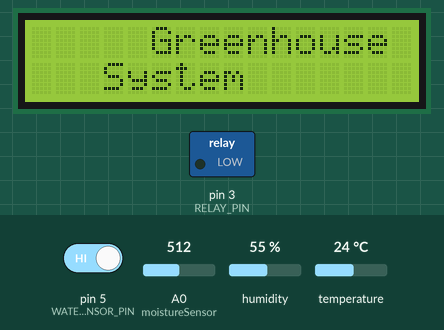
This sketch was run on a simulated Arduino Uno, built with avr-gcc and run on an emulated ATmega328P. On the bench: 16×2 character LCD, switched loads named in the sketch (green lamp = pin HIGH). Inputs (shaded band) come from the test bench; at power-on: pin 5 (WATER_SENSOR_PIN) HIGH, A0 (moistureSensor) = 512, humidity 55 %, temperature 24 °C. What the sketch prints to the serial monitor is not drawn.

Above: at 2.2 s.
At 5.3 s:
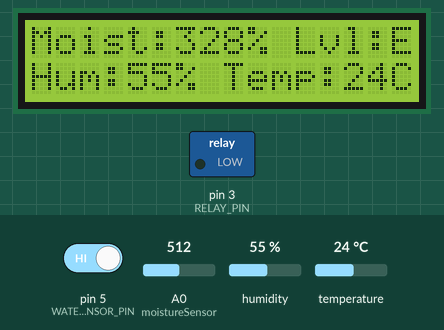
5.4 s: pin 5 (WATER_SENSOR_PIN) driven LOW
7.7 s: A0 (moistureSensor) set to 50
At 8.6 s:
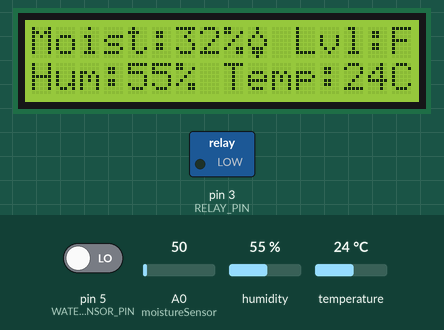
9.8 s: A0 (moistureSensor) set to 44
At 13.8 s:
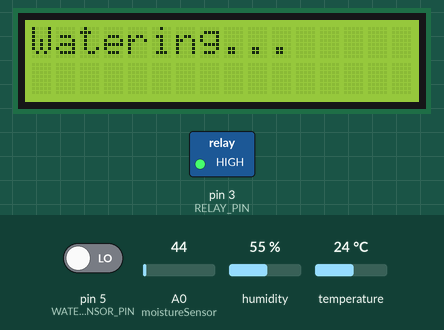
15.8 s: pin 5 (WATER_SENSOR_PIN) driven HIGH
At 17.9 s:
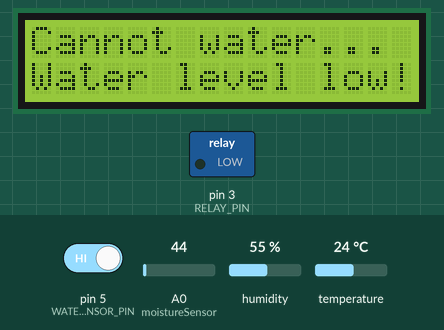
21.4 s: A0 (moistureSensor) set to 122
At 23.1 s:
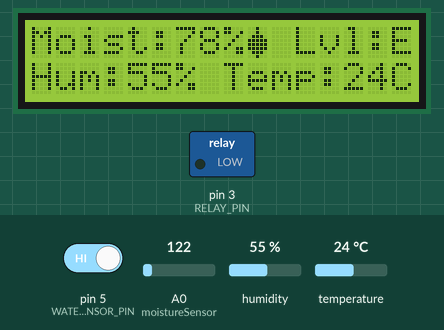
23.5 s: pin 5 (WATER_SENSOR_PIN) driven LOW
Timing chart, 0 to 26.5 s (numbered marks = the images above; inputs shaded):
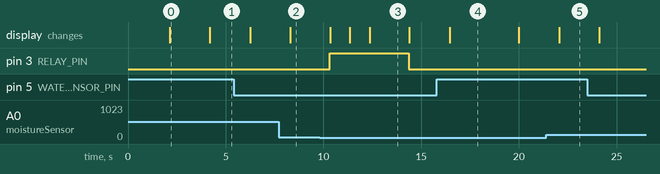

Measured:
- the behaviour switches between 47 and 46 on A0 (moistureSensor) (found by bisection; images 2 and 3)
- after the input at 7.7 s, the display: changes after 0.60 s (image 2)
- after the input at 9.8 s, pin 3 (RELAY_PIN): LOW → HIGH after 0.53 s, → LOW 4.0 s later; the display: first changes after 0.54 s (image 3 shows a later state)
- after the input at 15.8 s, pin 3 (RELAY_PIN): stays LOW (without the input it goes to HIGH after 0.62 s); the display: changes after 0.66 s (image 4)
- after the input at 21.4 s, the display: changes after 0.65 s (image 5)
- what the display in image 0 shows lasts 2.1 s, from 2.1 s to 4.2 s
- what the display in image 3 shows lasts 2.0 s, from 12.4 s to 14.4 s

The sketch:

Main.ino
```cpp
//Greenhouse Management System by Aidan Makumbe RT

#include <IRremote.h> // Responsible for interfacing with the IR Sensor VS1838B
#include "DHT.h" //Interfacing with Temperature and Humidity Sensor DHT11
#include <LiquidCrystal_I2C.h>//For interfacing with the LCD

//Defining pins and Variables
#define DHT_TYPE DHT11
const int DHT_PIN = 2;
const int RELAY_PIN = 3;
const int WATER_SENSOR_PIN = 5;  // Float switch pin
const int moistureSensor = A0;
const unsigned long BUTTON_CODE = 0x202F1329; //Put Activation code here

const float maximumMoistureLevel = 156;
float currentMoistureLevel;
float moisture;
String state = "";


bool relayState = false;
bool waterOK = false;

const int RECV_PIN = 4;  // IR receiver data pin connected to D2
IRrecv irrecv(RECV_PIN);
decode_results results;
DHT dht(DHT_PIN, DHT_TYPE);
LiquidCrystal_I2C lcd(0x3F, 16, 2);


byte emptyDroplet[8] = {
  B00100,  //    ▓
  B00100,  //    ▓
  B01010,  //  ▓   ▓
  B10001,  // ▓     ▓
  B10001,  // ▓     ▓
  B10001,  // ▓     ▓
  B01110,  //   ▓▓▓   Empty
  B00000   //
};

byte lowDroplet[8] = {
  B00100,  //    ▓
  B00100,  //    ▓
  B01010,  //   ▓ ▓
  B10001,  //  ▓   ▓
  B10001,  // ▓     ▓
  B10001,  // ▓     ▓
  B01110,  //   ▓▓▓
  B00100   //    ▓    Small low fill
};

byte mediumDroplet[8] = {
  B00100,  //   ▓
  B00100,  //   ▓
  B01010,  // ▓   ▓
  B10001,  //▓     ▓
  B10001,  //▓▓▓▓▓▓▓
  B01110,  // ▓▓▓▓▓
  B01110,  //   ▓     Mid fill line
  B00100
};

byte fullDroplet[8] = {
  B00100, //      ▓
  B00100, //      ▓
  B01110, //    ▓▓▓▓▓
  B11111, //   ▓▓▓▓▓▓▓
  B11111, //  ▓▓▓▓▓▓▓▓▓
  B11111, //   ▓▓▓▓▓▓▓
  B01110, //    ▓▓▓▓▓
  B00100  //      ▓   Full Fill
};

void setup(){
  // Configuring I/O pins
  pinMode(moistureSensor, INPUT);
  pinMode( RELAY_PIN, OUTPUT);
  digitalWrite(RELAY_PIN, LOW);
  pinMode(WATER_SENSOR_PIN, INPUT_PULLUP); // Internal pull-up, active LOW


  // Starting up Essential Services
  Serial.begin(9600);
  dht.begin(); // Starting DHT services
  irrecv.enableIRIn(); // Enable IR Reciever

  // Initialize LCD
  lcd.init();
  lcd.backlight();

  // Create custom characters in CGRAM (slots 0–3)
  lcd.createChar(0, emptyDroplet);
  lcd.createChar(1, lowDroplet);
  lcd.createChar(2, mediumDroplet);
  lcd.createChar(3, fullDroplet);

  lcd.setCursor(5, 0);
  lcd.print("Welcome");
  lcd.setCursor(7, 1);
  lcd.print("To");
  delay(2000);
  lcd.clear();

  lcd.setCursor(5, 0);
  lcd.print("Greenhouse");
  lcd.setCursor(3, 1);
  lcd.print("System");
  delay(2000);
  lcd.clear();

}
void waterplant(){

    if (waterOK) {
      relayState = !relayState;
      //digitalWrite(RELAY_PIN, relayState ? HIGH : LOW);
        //Activate Relay
      digitalWrite(RELAY_PIN, HIGH);

      lcd.clear();
      lcd.setCursor(0,0);
      lcd.print("Watering.");
      delay(1000);
      lcd.setCursor(0,0);
      lcd.print("Watering..");
      delay(1000);
      lcd.setCursor(0,0);
      lcd.print("Watering...");
      delay(2000);

      digitalWrite(RELAY_PIN, LOW);
      lcd.clear();
        //Serial.println(relayState ? "Relay ON" : "Relay OFF");
      } else {
        lcd.clear();
        lcd.setCursor(0,0);
        lcd.print("Cannot water...");
        lcd.setCursor(0,1);
        lcd.print("Water level low!");
        delay(3500);
        lcd.clear();
      }

}

void loop(){
  int temp = dht.readTemperature();
  int hum = dht.readHumidity();

  currentMoistureLevel = analogRead(moistureSensor);
  moisture = currentMoistureLevel / maximumMoistureLevel;

  waterOK = digitalRead(WATER_SENSOR_PIN) == LOW; // LOW = water present

  if(digitalRead(WATER_SENSOR_PIN) == LOW){
    waterOK = true;
    state = "F";
  }
  else{
    waterOK = false;
    state = "E";
  }

  if( moisture <= 0.1){
    //  Execute if the Moisture is below 10%
    lcd.setCursor(9,0);
    lcd.write(byte(0)); //Special Character for moisture
    waterplant();
  }
  else if( moisture <= 0.3 && moisture >0.1 ){
    // Execute if the Moisture is between 10% and 30%
    lcd.setCursor(9,0);
    lcd.write(byte(1)); //Special Character for moisture
    waterplant();
  }
  else if(moisture <= 0.6 && moisture > 0.3){
    // Execute if the Moisture is between 30% and 60%
    lcd.setCursor(9,0);
    lcd.write(byte(2)); //Special Character for moisture
  }
  else{
    // Otherwise the moisture level is above 60% and therefore its good enough
    lcd.setCursor(9,0);
    lcd.write(byte(3)); //Special Character for moisture
  }

  if (irrecv.decode(&results)) {
    if(results.value == BUTTON_CODE){
      waterplant();
    }
    irrecv.resume();  // Receive the next value
  }
  //Refreshing the LCD input

  //Row 1
  lcd.setCursor(0,0);
  lcd.print("Moist:");
  lcd.print(round(moisture*100));
  lcd.print("%");
  lcd.setCursor(11,0);
  lcd.print("Lvl:");
  lcd.print(state);


  //Row 2 of LCD
  lcd.setCursor(8,1);
  lcd.print("Temp:");
  lcd.print(temp);
  lcd.print("C");
  lcd.setCursor(0,1);
  lcd.print("Hum:");
  lcd.print(hum);
  lcd.print("%");


  //Output to Serial
  Serial.print("Temp: ");
  Serial.print(temp);
  Serial.print(" ˚C | Humidity: ");
  Serial.print(hum);
  Serial.print(" % |");
  Serial.print(" Moisture: ");
  Serial.print(moisture*100);
  Serial.print("% |");
  Serial.print(" Water level: ");
  Serial.println(state);
  delay(2000);

}
```
